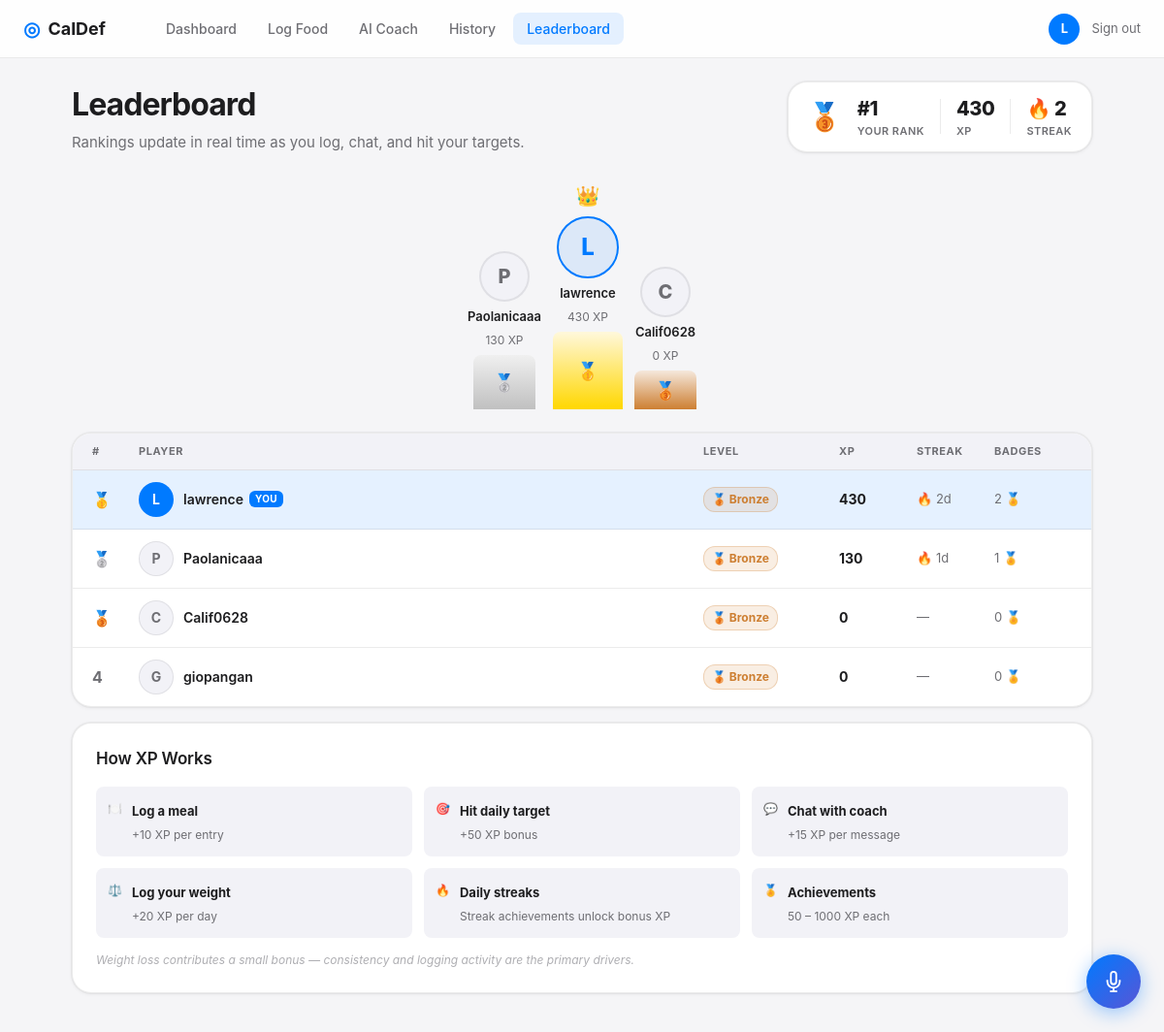
The app's page /leaderboard (signed in), older data.
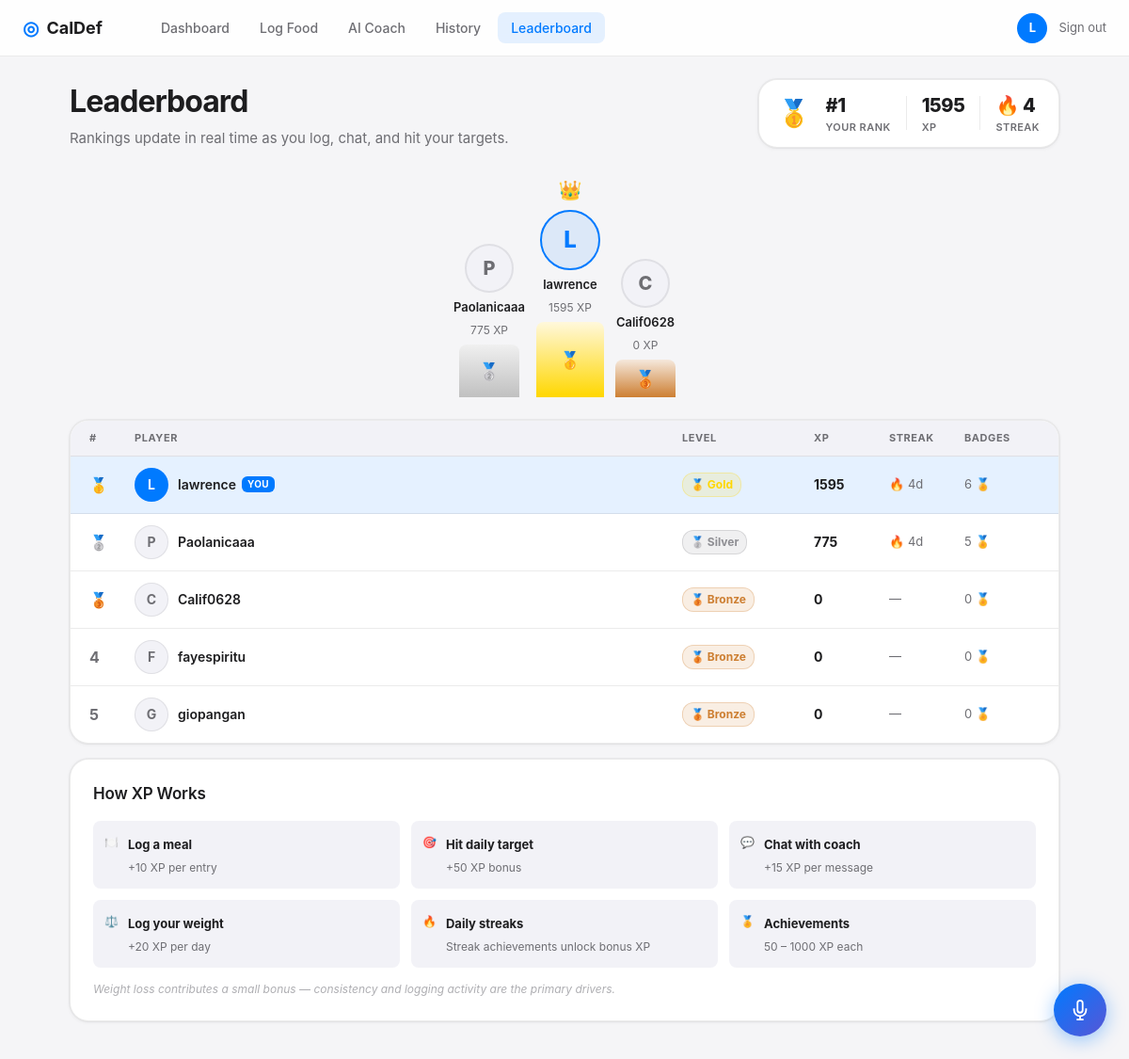
The same page, newer data.
### tables this page shows
CREATE TABLE user_points (
                id INTEGER PRIMARY KEY AUTOINCREMENT,
                user_id INTEGER UNIQUE NOT NULL,
                total_points INTEGER DEFAULT 0,
                current_streak INTEGER DEFAULT 0,
                longest_streak INTEGER DEFAULT 0,
                last_activity_date TEXT,
                FOREIGN KEY (user_id) REFERENCES users(id)
            );

CREATE TABLE users (
                id INTEGER PRIMARY KEY AUTOINCREMENT,
                username TEXT UNIQUE NOT NULL,
                email TEXT UNIQUE NOT NULL,
                password_hash TEXT NOT NULL,
                created_at TIMESTAMP DEFAULT CURRENT_TIMESTAMP
            );

### app.py (the view)
@app.route("/leaderboard")
@login_required
def leaderboard():
    board = get_leaderboard()
    my_stats = get_user_stats(session["user_id"])
    return render_template("leaderboard.html", board=board,
                           my_id=session["user_id"], my_stats=my_stats)

### app.py (called while the page is built)
@app.context_processor
def inject_now():
    return {"now": datetime.now}

def login_required(f):
    @wraps(f)
    def decorated(*args, **kwargs):
        if "user_id" not in session:
            return redirect(url_for("landing"))
        return f(*args, **kwargs)
    return decorated

### database.py (called while the page is built)
@contextmanager
def get_db():
    conn = sqlite3.connect(DATABASE)
    conn.row_factory = sqlite3.Row
    try:
        yield conn
        conn.commit()
    except Exception:
        conn.rollback()
        raise
    finally:
        conn.close()

### gamification.py (called while the page is built)
def get_level(points: int) -> dict:
    level = LEVELS[0]
    for entry in LEVELS:
        if points >= entry[0]:
            level = entry
    next_threshold = None
    for entry in LEVELS:
        if points < entry[0]:
            next_threshold = entry[0]
            break
    return {
        "name": level[1], "color": level[2], "icon": level[3],
        "next": next_threshold,
        "progress": _level_progress(points, level[0], next_threshold),
    }

def _ensure_row(user_id: int):
    with get_db() as db:
        db.execute("INSERT OR IGNORE INTO user_points (user_id) VALUES (?)", (user_id,))

### templates/leaderboard.html (shortened to what the changed rows need)
{% extends "base.html" %}
{% block content %}
<div class="page-container">
  <div class="page-header">
    <div>
      <h1 class="page-title">Leaderboard</h1>
    </div>
    <div class="my-rank-pill">
      <span class="my-rank-icon">{{ my_stats.level.icon }}</span>
      <div>
        <div class="my-rank-num">#{{ my_stats.rank }}</div>
        <div class="my-rank-label">Your Rank</div>
      </div>
      <div>
        <div class="my-rank-num">{{ my_stats.total_points | int }}</div>
        <div class="my-rank-label">XP</div>
      </div>
      <div>
        <div class="my-rank-num">🔥 {{ my_stats.current_streak }}</div>
        <div class="my-rank-label">Streak</div>
      </div>
    </div>
  </div>
  {% if board|length >= 3 %}
  <div class="podium">
    <div class="podium-place podium-2">
      <div class="podium-avatar {% if board[1].id == my_id %}podium-me{% endif %}">
        {{ board[1].username[0].upper() }}
      </div>
      <div class="podium-name">{{ board[1].username }}</div>
      <div class="podium-pts">{{ board[1].total_points | int }} XP</div>
      <div class="podium-block podium-block-2">🥈</div>
    </div>
    <div class="podium-place podium-1">
      <div class="podium-crown">👑</div>
      <div class="podium-avatar podium-avatar-1 {% if board[0].id == my_id %}podium-me{% endif %}">
        {{ board[0].username[0].upper() }}
      </div>
      <div class="podium-name">{{ board[0].username }}</div>
      <div class="podium-pts">{{ board[0].total_points | int }} XP</div>
      <div class="podium-block podium-block-1">🥇</div>
    </div>
    <div class="podium-place podium-3">
      <div class="podium-avatar {% if board[2].id == my_id %}podium-me{% endif %}">
        {{ board[2].username[0].upper() }}
      </div>
      <div class="podium-name">{{ board[2].username }}</div>
      <div class="podium-pts">{{ board[2].total_points | int }} XP</div>
      <div class="podium-block podium-block-3">🥉</div>
    </div>
  </div>
  {% endif %}
  <div class="card lb-card">
    {% for player in board %}
    <div class="lb-row {% if player.id == my_id %}lb-row-me{% endif %} {% if player.rank <= 3 %}lb-row-top{% endif %}">
      <span class="lb-rank">
        {% if player.rank == 1 %}🥇
        {% elif player.rank == 2 %}🥈
        {% elif player.rank == 3 %}🥉
        {% else %}{{ player.rank }}{% endif %}
      </span>
      <span class="lb-user">
        <div class="lb-avatar {% if player.id == my_id %}lb-avatar-me{% endif %}">
          {{ player.username[0].upper() }}
        </div>
        <span class="lb-username">
          {{ player.username }}
          {% if player.id == my_id %}<span class="lb-you">You</span>{% endif %}
        </span>
      </span>
      <span>
        <span class="level-badge" style="background: {{ player.level.color }}22; color: {{ player.level.color }}; border: 1px solid {{ player.level.color }}44;">
          {{ player.level.icon }} {{ player.level.name }}
        </span>
      </span>
      <span class="lb-xp">{{ player.total_points | int }}</span>
      <span class="lb-streak">
        {% if player.current_streak > 0 %}
          🔥 {{ player.current_streak }}d
        {% else %}—{% endif %}
      </span>
      <span class="lb-badges">{{ player.achievement_count }} 🏅</span>
    </div>
    {% else %}
    <div class="empty-state">
      <div class="empty-icon">🏆</div>
      <p>No players yet — be the first!</p>
    </div>
    {% endfor %}
  </div>
</div>
{% endblock %}

Row changes from the older to the newer data that the page shows:
changed user_points: total_points "430" → "1595"; current_streak "2" → "4"
computed for users "Paolanicaaa": level.icon "🥉" → "🥈"; level.name "Bronze" → "Silver"; total_points "130" → "775"; current_streak "1" → "4"; achievement_count "1" → "5"
computed for users "lawrence": level.icon "🥉" → "🥇"; level.name "Bronze" → "Gold"; total_points "430" → "1595"; current_streak "2" → "4"; achievement_count "2" → "6"
added users: rank "4", username "F", username "fayespiritu", level.icon "🥉", level.name "Bronze", total_points "0", achievement_count "0"
computed for users "giopangan": rank "4" → "5"
Text that changed along with them:
{{ my_stats.level.icon }}: "🥉" → "🥇"
{{ board[1].total_points | int }}: "130" → "775"
{{ board[0].total_points | int }}: "430" → "1595"
